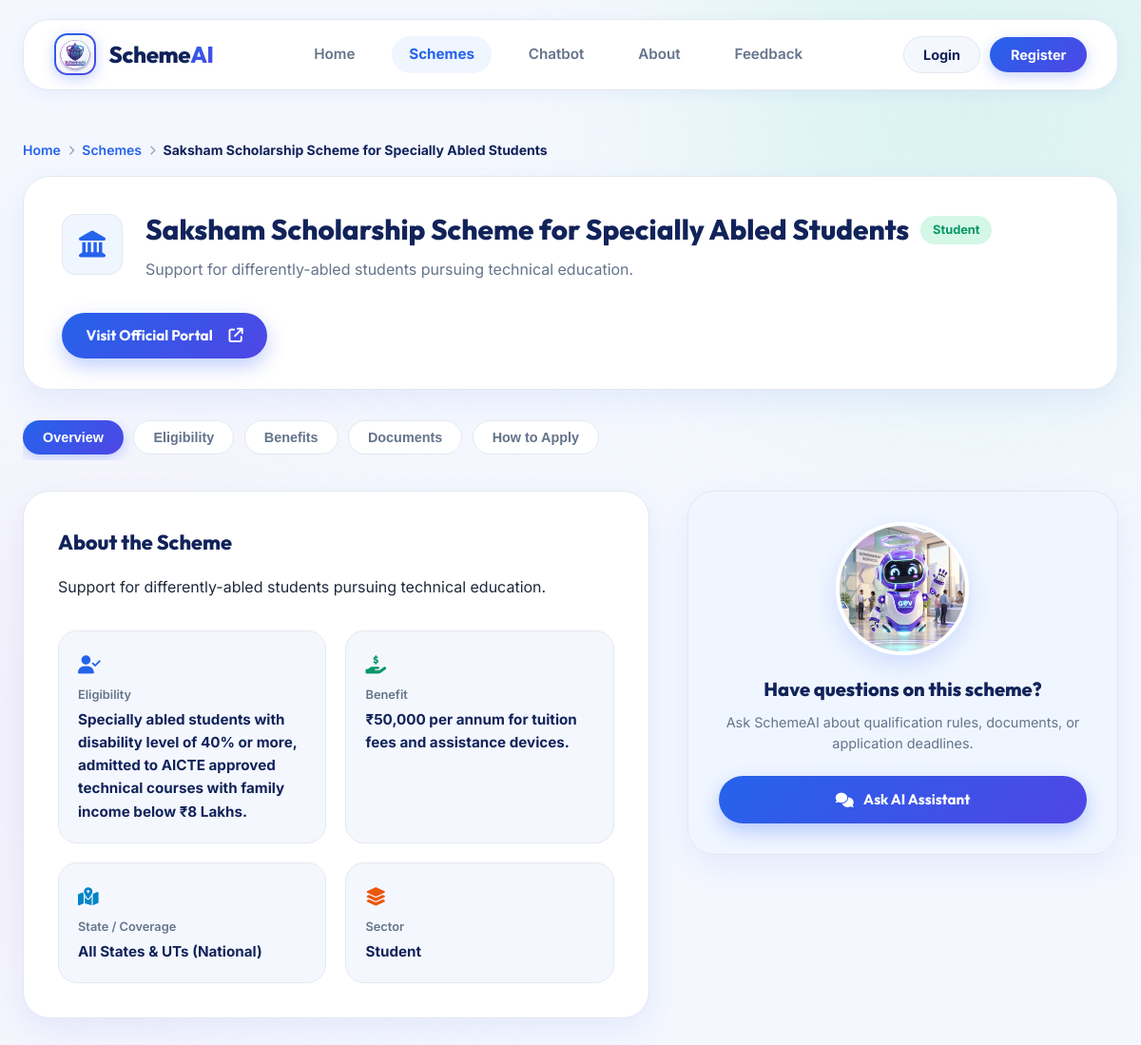
The app's page /schemes/5 with its own data.
### tables this page shows
CREATE TABLE schemes (
            id INTEGER PRIMARY KEY AUTOINCREMENT,
            name TEXT UNIQUE NOT NULL,
            category TEXT NOT NULL, -- 'student', 'farmer', 'women', 'senior_citizen', 'unemployed', 'differently_abled'
            description TEXT NOT NULL,
            eligibility TEXT NOT NULL,
            benefits TEXT NOT NULL,
            required_documents TEXT NOT NULL,
            portal_link TEXT NOT NULL
        , state TEXT, sector TEXT);

### app.py (the view)
@app.route('/schemes/<int:scheme_id>')
def scheme_details(scheme_id):
    logged_in = 'user_id' in session
    username = session.get('username')
    scheme = get_scheme_by_id(scheme_id)
    if not scheme:
        return redirect(url_for('schemes_catalog'))
    return render_template(
        'scheme_details.html',
        scheme=scheme,
        logged_in=logged_in,
        username=username
    )

### utils/db.py (called while the page is built)
def get_db_connection():
    conn = sqlite3.connect(DATABASE_PATH)
    conn.row_factory = sqlite3.Row  # Returns rows as dictionary-like objects
    return conn

def get_scheme_by_id(scheme_id):
    conn = get_db_connection()
    cursor = conn.cursor()
    cursor.execute("SELECT * FROM schemes WHERE id = ?", (scheme_id,))
    row = cursor.fetchone()
    conn.close()
    return dict(row) if row else None

### templates/scheme_details.html (shortened to what this page needs)
<!DOCTYPE html>
<html lang="en">
<head>
    <link rel="stylesheet" href="https://cdnjs.cloudflare.com/ajax/libs/font-awesome/6.4.0/css/all.min.css">
    <link rel="stylesheet" href="{{ url_for('static', filename='css/style.css') }}?v=16">
</head>
<body class="public-page">
    <div class="page-container" style="max-width: 1280px;">
        <header class="navbar" style="margin-top: 1.25rem;">
            <a href="/" class="brand">
                <div class="brand-logo">
                    <img src="{{ url_for('static', filename='images/logo.jpg') }}" alt="SchemeAI Logo" class="brand-logo-img">
                </div>
                <span class="brand-name">Scheme<span>AI</span></span>
            </a>
            <nav class="nav-links">
                <a href="/" class="nav-item">Home</a>
                <a href="{{ url_for('schemes_catalog') }}" class="nav-item active">Schemes</a>
                <a href="{{ url_for('chat_workspace') }}" class="nav-item">Chatbot</a>
                <a href="/about" class="nav-item">About</a>
                <a href="/feedback" class="nav-item">Feedback</a>
            </nav>
            <div class="nav-actions">
                {% if logged_in %}
                    <a href="{{ url_for('user_profile') }}" class="user-pill-btn">
                        <i class="fa-solid fa-circle-user"></i>
                        <span>{{ username }}</span>
                    </a>
                    <a href="{{ url_for('logout') }}" class="btn-nav-logout" title="Logout">
                        <i class="fa-solid fa-arrow-right-from-bracket"></i>
                    </a>
                {% else %}
                    <a href="{{ url_for('login') }}" class="btn-nav-login-light">Login</a>
                    <a href="{{ url_for('register') }}" class="btn-nav-register-light">Register</a>
                {% endif %}
            </div>
        </header>
        <div style="display: flex; align-items: center; gap: 0.5rem; font-size: 0.875rem; color: var(--text-secondary); margin: 1.5rem 0 1rem 0;">
            <a href="/" style="color: var(--primary-purple); text-decoration: none; font-weight: 600;">Home</a>
            <i class="fa-solid fa-chevron-right" style="font-size: 0.65rem; color: #94A3B8;"></i>
            <a href="{{ url_for('schemes_catalog') }}" style="color: var(--primary-purple); text-decoration: none; font-weight: 600;">Schemes</a>
            <i class="fa-solid fa-chevron-right" style="font-size: 0.65rem; color: #94A3B8;"></i>
            <span style="color: var(--deep-purple); font-weight: 700;">{{ scheme.name }}</span>
        </div>
        <div style="background: var(--white); border: 1.5px solid var(--border-color); border-radius: var(--radius-xl); padding: 2rem 2.5rem; box-shadow: var(--shadow-card); display: flex; justify-content: space-between; align-items: center; gap: 2rem; margin-bottom: 2rem; flex-wrap: wrap;">
            <div style="display: flex; align-items: center; gap: 1.5rem;">
                <div style="width: 64px; height: 64px; border-radius: var(--radius-md); background: #F0F6FF; border: 1.5px solid var(--border-color); display: flex; align-items: center; justify-content: center; font-size: 1.75rem; color: var(--primary-purple); flex-shrink: 0;">
                    <i class="fa-solid fa-landmark"></i>
                </div>
                <div>
                    <div style="display: flex; align-items: center; gap: 0.75rem; margin-bottom: 0.35rem; flex-wrap: wrap;">
                        <h1 style="font-family: var(--font-heading); font-size: 1.85rem; font-weight: 800; color: var(--deep-purple);">
                            {{ scheme.name }}
                        </h1>
                        <span style="background: #D4F7E7; color: #059669; font-weight: 700; font-size: 0.8rem; padding: 0.3rem 0.8rem; border-radius: var(--radius-pill);">
                            {{ scheme.category|replace('_', ' ')|title }}
                        </span>
                    </div>
                    <p style="color: var(--text-secondary); font-size: 1rem;">
                        {{ scheme.description }}
                    </p>
                </div>
            </div>
            {% if scheme.portal_link %}
            <a href="{{ scheme.portal_link }}" target="_blank" class="btn btn-primary" style="padding: 0.75rem 1.6rem; border-radius: var(--radius-pill); white-space: nowrap; text-decoration: none;">
                <span>Visit Official Portal</span>
                <i class="fa-solid fa-arrow-up-right-from-square" style="margin-left: 0.4rem;"></i>
            </a>
            {% endif %}
        </div>
        <div style="display: flex; gap: 0.65rem; margin-bottom: 2rem; overflow-x: auto; padding-bottom: 0.4rem;">
            <button class="filter-pill active" onclick="switchTab('overview')">Overview</button>
            <button class="filter-pill" onclick="switchTab('eligibility')">Eligibility</button>
            <button class="filter-pill" onclick="switchTab('benefits')">Benefits</button>
            <button class="filter-pill" onclick="switchTab('documents')">Documents</button>
            <button class="filter-pill" onclick="switchTab('apply')">How to Apply</button>
        </div>
        <div class="scheme-details-split-grid">
            <div>
                <div id="tab-overview" class="tab-pane" style="background: var(--white); border: 1.5px solid var(--border-color); border-radius: var(--radius-xl); padding: 2.25rem; box-shadow: var(--shadow-card); margin-bottom: 2rem;">
                    <h3 style="font-family: var(--font-heading); font-size: 1.35rem; font-weight: 800; color: var(--deep-purple); margin-bottom: 1rem;">
                        About the Scheme
                    </h3>
                    <p style="color: var(--text-main); font-size: 1rem; line-height: 1.7; margin-bottom: 2rem;">
                        {{ scheme.description }}
                    </p>
                    <div class="scheme-criteria-2x2-grid">
                        <div style="background: #F4F7FE; border: 1.5px solid var(--border-color); border-radius: var(--radius-lg); padding: 1.25rem;">
                            <div style="color: var(--primary-purple); font-size: 1.2rem; margin-bottom: 0.4rem;">
                                <i class="fa-solid fa-user-check"></i>
                            </div>
                            <div style="font-size: 0.8rem; font-weight: 600; color: var(--text-secondary);">Eligibility</div>
                            <div style="font-weight: 700; color: var(--deep-purple); font-size: 0.95rem; margin-top: 0.2rem;">
                                {{ scheme.eligibility or 'Eligible Indian citizens' }}
                            </div>
                        </div>
                        <div style="background: #F4F7FE; border: 1.5px solid var(--border-color); border-radius: var(--radius-lg); padding: 1.25rem;">
                            <div style="color: #059669; font-size: 1.2rem; margin-bottom: 0.4rem;">
                                <i class="fa-solid fa-hand-holding-dollar"></i>
                            </div>
                            <div style="font-size: 0.8rem; font-weight: 600; color: var(--text-secondary);">Benefit</div>
                            <div style="font-weight: 700; color: var(--deep-purple); font-size: 0.95rem; margin-top: 0.2rem;">
                                {{ scheme.benefits or 'Direct government welfare grant' }}
                            </div>
                        </div>
                        <div style="background: #F4F7FE; border: 1.5px solid var(--border-color); border-radius: var(--radius-lg); padding: 1.25rem;">
                            <div style="color: #0284C7; font-size: 1.2rem; margin-bottom: 0.4rem;">
                                <i class="fa-solid fa-map-location-dot"></i>
                            </div>
                            <div style="font-size: 0.8rem; font-weight: 600; color: var(--text-secondary);">State / Coverage</div>
                            <div style="font-weight: 700; color: var(--deep-purple); font-size: 0.95rem; margin-top: 0.2rem;">
                                All States &amp; UTs (National)
                            </div>
                        </div>
                        <div style="background: #F4F7FE; border: 1.5px solid var(--border-color); border-radius: var(--radius-lg); padding: 1.25rem;">
                            <div style="color: #EA580C; font-size: 1.2rem; margin-bottom: 0.4rem;">
                                <i class="fa-solid fa-layer-group"></i>
                            </div>
                            <div style="font-size: 0.8rem; font-weight: 600; color: var(--text-secondary);">Sector</div>
                            <div style="font-weight: 700; color: var(--deep-purple); font-size: 0.95rem; margin-top: 0.2rem;">
                                {{ scheme.category|replace('_', ' ')|title }}
                            </div>
                        </div>
                    </div>
                </div>
            </div>
            <div>
                <div style="background: linear-gradient(145deg, #F0F6FF 0%, #EFF6FF 100%); border: 1.5px solid var(--border-color); border-radius: var(--radius-xl); padding: 2rem; box-shadow: var(--shadow-card); text-align: center; margin-bottom: 2rem;">
                    <div style="width: 140px; height: 140px; border-radius: 50%; overflow: hidden; margin: 0 auto 1.25rem auto; border: 4px solid var(--white); box-shadow: 0 10px 24px rgba(32, 84, 246, 0.15);">
                        <img src="{{ url_for('static', filename='images/robot_mascot.jpg') }}?v=16" alt="SchemeAI Bot" style="width: 100%; height: 100%; object-fit: cover;">
                    </div>
                    <h4 style="font-family: var(--font-heading); font-size: 1.25rem; font-weight: 800; color: var(--deep-purple); margin-bottom: 0.5rem;">
                        Have questions on this scheme?
                    </h4>
                    <p style="color: var(--text-secondary); font-size: 0.9rem; line-height: 1.5; margin-bottom: 1.5rem;">
                        Ask SchemeAI about qualification rules, documents, or application deadlines.
                    </p>
                    <a href="/chat" class="btn btn-primary" style="width: 100%; border-radius: var(--radius-pill); text-decoration: none;">
                        <i class="fa-solid fa-comments"></i> Ask AI Assistant
                    </a>
                </div>
            </div>
        </div>
    </div>
</body>
</html>

### records on screen
schemes: name "Saksham Scholarship Scheme for Specially Abled Students", category "Student", description "Support for differently-abled students pursuing technical education.", eligibility "Specially abled students with disability level of 40% or more, admitted to AICTE approved technical courses with family income below ₹8 Lakhs.", benefits "₹50,000 per annum for tuition fees and assistance devices."
